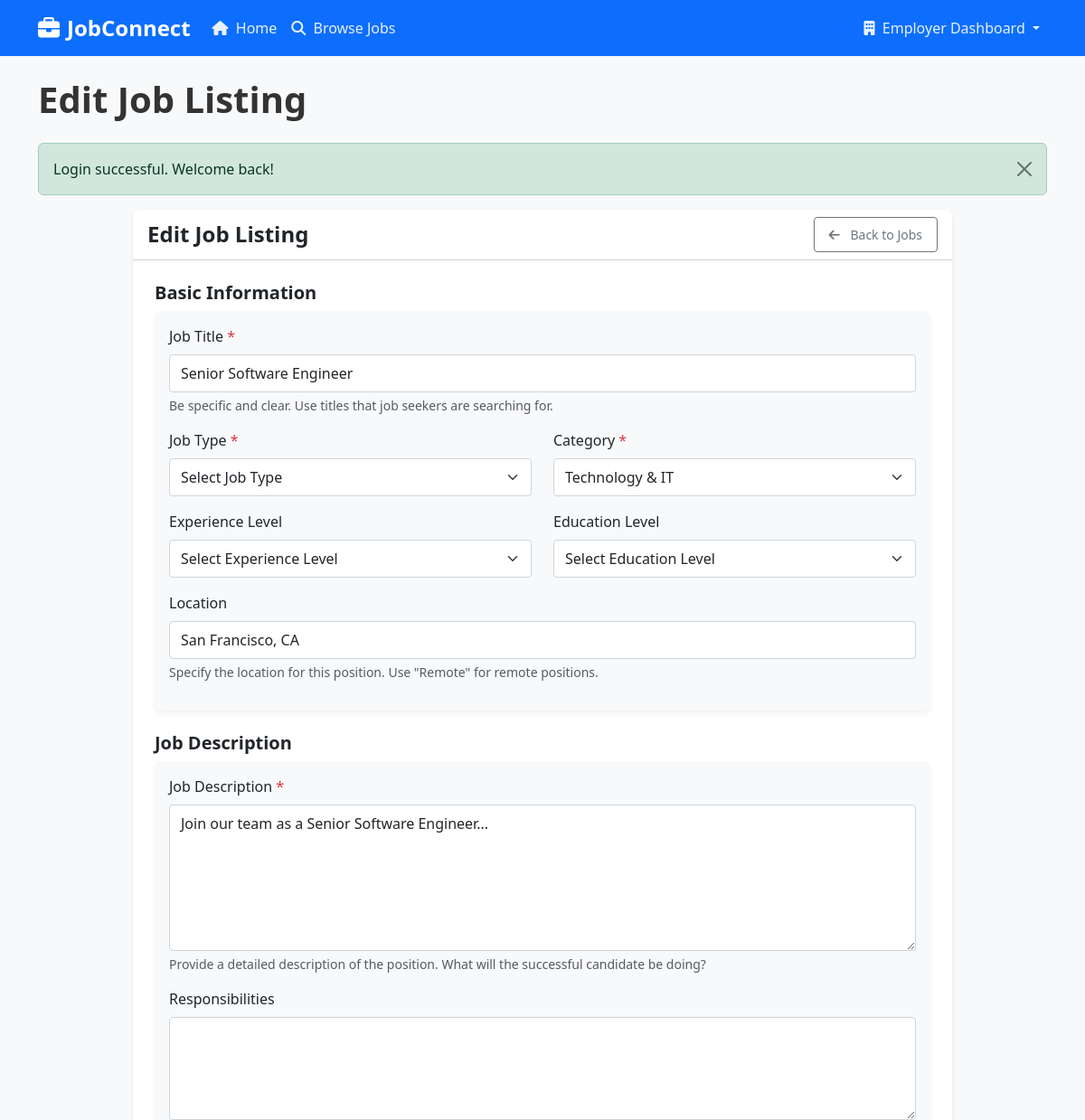
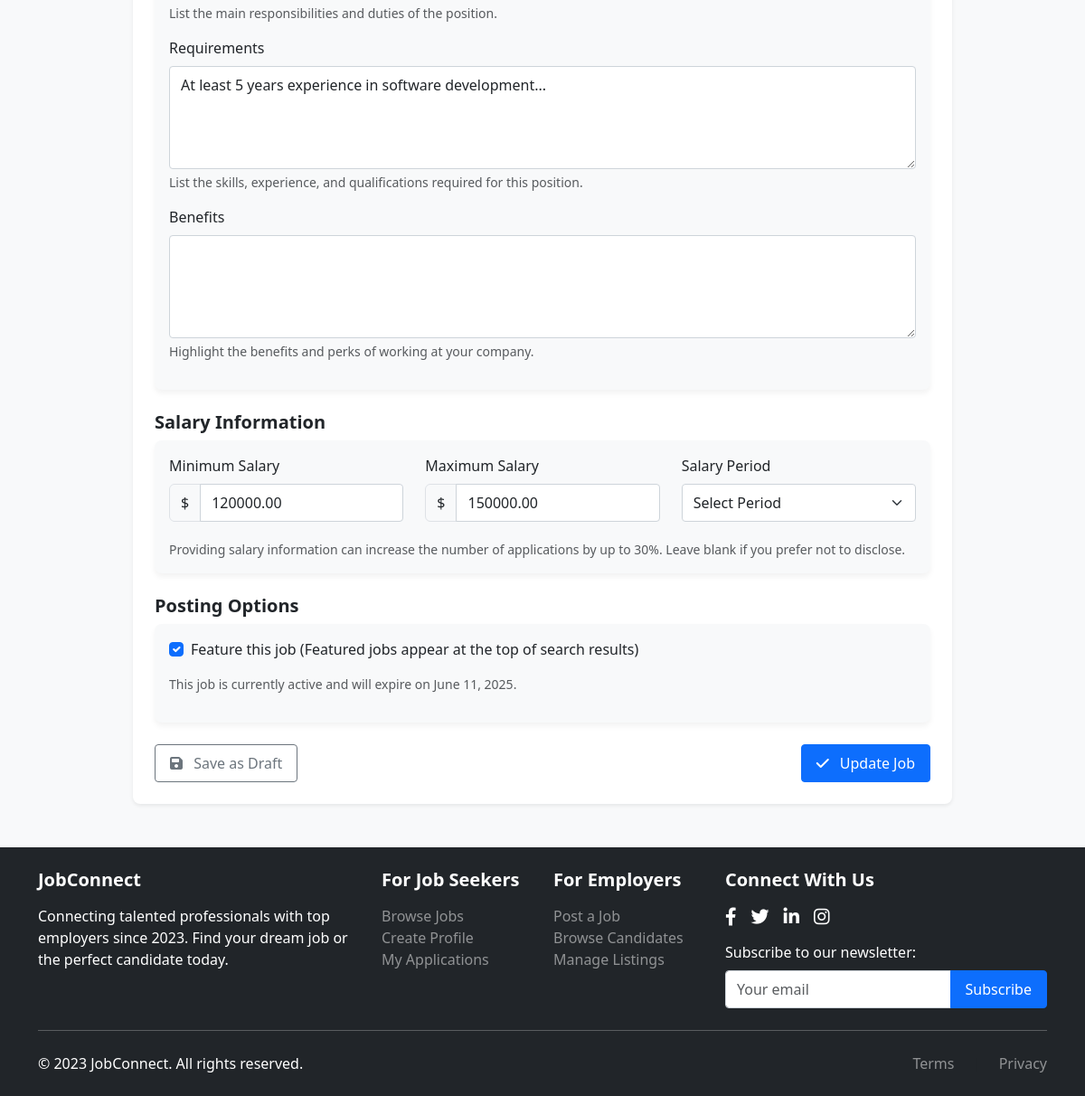
Screenshot of /employer/edit-job.php?id=1 (signed in) with the database file from the repository (2 pictures, top to bottom).
### tables this page shows
CREATE TABLE IF NOT EXISTS `jobs` (
  `id` int(11) NOT NULL AUTO_INCREMENT,
  `employer_id` int(11) NOT NULL,
  `title` varchar(255) NOT NULL,
  `location` varchar(255) DEFAULT NULL,
  `job_type` varchar(50) DEFAULT NULL,
  `category` varchar(100) DEFAULT NULL,
  `description` text NOT NULL,
  `requirements` text DEFAULT NULL,
  `responsibilities` text DEFAULT NULL,
  `salary_min` decimal(10,2) DEFAULT NULL,
  `salary_max` decimal(10,2) DEFAULT NULL,
  `salary_period` varchar(20) DEFAULT NULL,
  `benefits` text DEFAULT NULL,
  `application_url` varchar(255) DEFAULT NULL,
  `featured` tinyint(1) NOT NULL DEFAULT 0,
  `status` enum('draft','active','expired','closed') NOT NULL DEFAULT 'active',
  `created_at` timestamp NOT NULL DEFAULT CURRENT_TIMESTAMP,
  `updated_at` timestamp NOT NULL DEFAULT CURRENT_TIMESTAMP ON UPDATE CURRENT_TIMESTAMP,
  `expires_at` datetime NOT NULL,
  PRIMARY KEY (`id`),
  KEY `employer_id` (`employer_id`),
  CONSTRAINT `jobs_ibfk_1` FOREIGN KEY (`employer_id`) REFERENCES `employers` (`id`) ON DELETE CASCADE
);

### includes/functions.php (called while the page is built, shortened)
<?php
function getJobCategories() {
    return [
        'technology' => 'Technology & IT',
        'healthcare' => 'Healthcare & Medical',
        'education' => 'Education & Training',
        'finance' => 'Finance & Banking',
        'marketing' => 'Marketing & Sales',
        'engineering' => 'Engineering & Construction',
        'creative' => 'Creative & Design',
        'hospitality' => 'Hospitality & Tourism',
        'legal' => 'Legal & Compliance',
        'administrative' => 'Administrative & Support',
        'retail' => 'Retail & Customer Service',
        'manufacturing' => 'Manufacturing & Production',
        'transport' => 'Transport & Logistics',
        'hr' => 'Human Resources',
        'other' => 'Other'
    ];
}
?>

### employer/edit-job.php (the view, shortened to what this page needs)
<?php
$page_header = "Edit Job Listing";
require_once '../config/db.php';
require_once '../includes/functions.php';
$job_id = intval($_GET['id']);
$job_query = "SELECT * FROM jobs WHERE id = ? AND employer_id = ?";
$stmt = $conn->prepare($job_query);
$stmt->bind_param("ii", $job_id, $_SESSION['user_id']);
$stmt->execute();
$job_result = $stmt->get_result();
$job = $job_result->fetch_assoc();
$job_categories = getJobCategories();
include_once '../includes/header.php';
?>
<div class="container mb-5">
    <div class="row">
        <div class="col-lg-10 mx-auto">
            <div class="card border-0 shadow-sm">
                <div class="card-header bg-white">
                    <div class="d-flex justify-content-between align-items-center">
                        <h4 class="mb-0"><?php echo $page_header; ?></h4>
                        <a href="manage-jobs.php" class="btn btn-outline-secondary btn-sm">
                            <i class="fas fa-arrow-left me-2"></i> Back to Jobs
                        </a>
                    </div>
                </div>
                <div class="card-body p-4">
                    <form action="<?php echo htmlspecialchars($_SERVER["PHP_SELF"] . "?id=" . $job_id); ?>" method="post">
                        <div class="mb-4">
                            <h5>Basic Information</h5>
                            <div class="card bg-light border-0 mb-3">
                                <div class="card-body">
                                    <div class="mb-3">
                                        <label for="title" class="form-label">Job Title <span class="text-danger">*</span></label>
                                        <input type="text" class="form-control" id="title" name="title"
                                               value="<?php echo isset($_POST['title']) ? htmlspecialchars($_POST['title']) : htmlspecialchars($job['title']); ?>"
                                               required autofocus>
                                        <div class="form-text">Be specific and clear. Use titles that job seekers are searching for.</div>
                                    </div>
                                    <div class="row">
                                        <div class="col-md-6 mb-3">
                                            <label for="job_type" class="form-label">Job Type <span class="text-danger">*</span></label>
                                            <select class="form-select" id="job_type" name="job_type" required>
                                                <option value="">Select Job Type</option>
                                            </select>
                                        </div>
                                        <div class="col-md-6 mb-3">
                                            <label for="category" class="form-label">Category <span class="text-danger">*</span></label>
                                            <select class="form-select" id="category" name="category" required>
                                                <?php foreach($job_categories as $key => $value): ?>
                                                    <option value="<?php echo $key; ?>" <?php echo (isset($_POST['category']) ? $_POST['category'] == $key : $job['category'] == $key) ? 'selected' : ''; ?>>
                                                        <?php echo htmlspecialchars($value); ?>
                                                    </option>
                                                <?php endforeach; ?>
                                            </select>
                                        </div>
                                    </div>
                                    <div class="row">
                                        <div class="col-md-6 mb-3">
                                            <label for="experience_level" class="form-label">Experience Level</label>
                                            <select class="form-select" id="experience_level" name="experience_level">
                                                <option value="">Select Experience Level</option>
                                            </select>
                                        </div>
                                        <div class="col-md-6 mb-3">
                                            <label for="education_level" class="form-label">Education Level</label>
                                            <select class="form-select" id="education_level" name="education_level">
                                                <option value="">Select Education Level</option>
                                            </select>
                                        </div>
                                    </div>
                                    <div class="mb-3">
                                        <label for="location" class="form-label">Location</label>
                                        <input type="text" class="form-control" id="location" name="location"
                                               value="<?php echo isset($_POST['location']) ? htmlspecialchars($_POST['location']) : htmlspecialchars($job['location']); ?>">
                                        <div class="form-text">Specify the location for this position. Use "Remote" for remote positions.</div>
                                    </div>
                                </div>
                            </div>
                        </div>
                        <div class="mb-4">
                            <h5>Job Description</h5>
                            <div class="card bg-light border-0 mb-3">
                                <div class="card-body">
                                    <div class="mb-3">
                                        <label for="description" class="form-label">Job Description <span class="text-danger">*</span></label>
                                        <textarea class="form-control" id="description" name="description" rows="6" required><?php echo isset($_POST['description']) ? htmlspecialchars($_POST['description']) : htmlspecialchars($job['description']); ?></textarea>
                                        <div class="form-text">Provide a detailed description of the position. What will the successful candidate be doing?</div>
                                    </div>
                                    <div class="mb-3">
                                        <label for="responsibilities" class="form-label">Responsibilities</label>
                                        <textarea class="form-control" id="responsibilities" name="responsibilities" rows="4"></textarea>
                                        <div class="form-text">List the main responsibilities and duties of the position.</div>
                                    </div>
                                    <div class="mb-3">
                                        <label for="requirements" class="form-label">Requirements</label>
                                        <textarea class="form-control" id="requirements" name="requirements" rows="4"><?php echo isset($_POST['requirements']) ? htmlspecialchars($_POST['requirements']) : htmlspecialchars($job['requirements']); ?></textarea>
                                        <div class="form-text">List the skills, experience, and qualifications required for this position.</div>
                                    </div>
                                    <div class="mb-3">
                                        <label for="benefits" class="form-label">Benefits</label>
                                        <textarea class="form-control" id="benefits" name="benefits" rows="4"><?php echo isset($_POST['benefits']) ? htmlspecialchars($_POST['benefits']) : htmlspecialchars($job['benefits']); ?></textarea>
                                        <div class="form-text">Highlight the benefits and perks of working at your company.</div>
                                    </div>
                                </div>
                            </div>
                        </div>
                        <div class="mb-4">
                            <h5>Salary Information</h5>
                            <div class="card bg-light border-0 mb-3">
                                <div class="card-body">
                                    <div class="row">
                                        <div class="col-md-4 mb-3">
                                            <label for="salary_min" class="form-label">Minimum Salary</label>
                                            <div class="input-group">
                                                <span class="input-group-text">$</span>
                                                <input type="number" class="form-control" id="salary_min" name="salary_min" min="0" step="0.01"
                                                       value="<?php echo isset($_POST['salary_min']) ? htmlspecialchars($_POST['salary_min']) : htmlspecialchars($job['salary_min']); ?>">
                                            </div>
                                        </div>
                                        <div class="col-md-4 mb-3">
                                            <label for="salary_max" class="form-label">Maximum Salary</label>
                                            <div class="input-group">
                                                <span class="input-group-text">$</span>
                                                <input type="number" class="form-control" id="salary_max" name="salary_max" min="0" step="0.01"
                                                       value="<?php echo isset($_POST['salary_max']) ? htmlspecialchars($_POST['salary_max']) : htmlspecialchars($job['salary_max']); ?>">
                                            </div>
                                        </div>
                                        <div class="col-md-4 mb-3">
                                            <label for="salary_period" class="form-label">Salary Period</label>
                                            <select class="form-select" id="salary_period" name="salary_period">
                                                <option value="">Select Period</option>
                                            </select>
                                        </div>
                                    </div>
                                    <div class="form-text">Providing salary information can increase the number of applications by up to 30%. Leave blank if you prefer not to disclose.</div>
                                </div>
                            </div>
                        </div>
                        <div class="mb-4">
                            <h5>Posting Options</h5>
                            <div class="card bg-light border-0 mb-3">
                                <div class="card-body">
                                    <div class="form-check mb-3">
                                        <input class="form-check-input" type="checkbox" id="featured" name="featured" value="1"
                                               <?php echo (isset($_POST['featured']) ? $_POST['featured'] == 1 : $job['featured'] == 1) ? 'checked' : ''; ?>>
                                        <label class="form-check-label" for="featured">
                                            Feature this job (Featured jobs appear at the top of search results)
                                        </label>
                                    </div>
                                    <div class="form-text mb-3">
                                        <?php if($job['status'] == 'active'): ?>
                                            This job is currently active and will expire on <?php echo date('F j, Y', strtotime($job['expires_at'])); ?>.
                                        <?php else: ?>
                                            When published, this job will be active for 30 days.
                                        <?php endif; ?>
                                    </div>
                                </div>
                            </div>
                        </div>
                        <div class="d-flex justify-content-between">
                            <?php if($job['status'] == 'active'): ?>
                                <button type="submit" name="save_as_draft" class="btn btn-outline-secondary">
                                    <i class="fas fa-save me-2"></i> Save as Draft
                                </button>
                                <button type="submit" class="btn btn-primary">
                                    <i class="fas fa-check me-2"></i> Update Job
                                </button>
                            <?php endif; ?>
                        </div>
                    </form>
                </div>
            </div>
        </div>
    </div>
</div>
<?php
include_once '../includes/footer.php';
?>

### assets/css/style.css (style rules this page uses)
:root { --primary: #0d6efd; --primary-dark: #0a58ca; --secondary: #6c757d; --success: #198754; --info: #0dcaf0; --warning: #ffc107; --danger: #dc3545; --light: #f8f9fa; --dark: #212529; --body-bg: #f8f9fa; --card-border-radius: 0.5rem; --transition-speed: 0.3s; }
body { font-family: 'Segoe UI', Roboto, 'Helvetica Neue', Arial, sans-serif; background-color: var(--body-bg); color: #333; line-height: 1.5; }
h1, h2, h3, h4, h5, h6 { font-weight: 600; line-height: 1.2; }
.card { border-radius: var(--card-border-radius); box-shadow: 0 4px 6px rgba(0, 0, 0, 0.05); transition: transform var(--transition-speed), box-shadow var(--transition-speed); overflow: hidden; }
.card-header { font-weight: 600; background-color: rgba(13, 110, 253, 0.05); }
.form-control, .form-select { border-radius: 0.25rem; padding: 0.5rem 0.75rem; border: 1px solid #ced4da; }
.form-label { font-weight: 500; margin-bottom: 0.5rem; }
.btn { font-weight: 500; padding: 0.5rem 1rem; border-radius: 0.25rem; transition: all 0.2s; }
.btn-primary { background-color: var(--primary); border-color: var(--primary); }

### rows the page displays
jobs: title "Senior Software Engineer", category "Technology & IT", location "San Francisco, CA", description "Join our team as a Senior Software Engineer...", requirements "At least 5 years experience in software development...", salary_min "120000.00", salary_max "150000.00", featured "☑", expires_at "June 11, 2025"

### other values shown
$page_header "Edit Job Listing"
$_SESSION['message'] "Login successful. Welcome back!"
